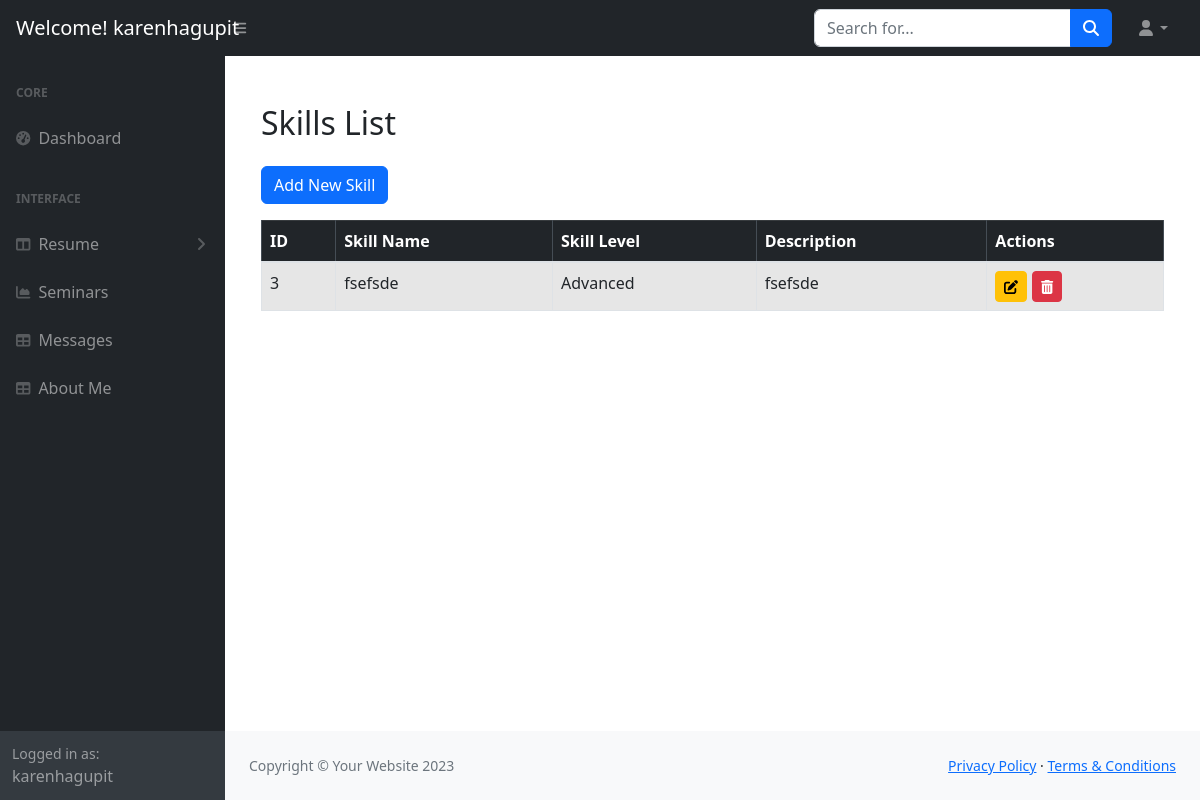
The app's page /dashboard/dashboard/dash_skills.php (signed in) with its own data.
### tables this page shows
CREATE TABLE `skills` (
  `id` int(11) NOT NULL,
  `skill_name` varchar(100) NOT NULL,
  `skill_level` enum('Beginner','Intermediate','Advanced','Expert') NOT NULL,
  `description` text DEFAULT NULL
);

### dashboard/dashboard/dash_skills.php (the view, shortened to what this page needs)
<?php
$servername = "localhost";
$username = "root";
$password = "";
$dbname = "karensporfolio";
$conn = new mysqli($servername, $username, $password, $dbname);
$sql = "SELECT * FROM skills";
$result = $conn->query($sql);
$username = $_SESSION['user'];
?>
<!DOCTYPE html>
<html lang="en">
    <head>
        <link href="https://cdn.jsdelivr.net/npm/simple-datatables@7.1.2/dist/style.min.css" rel="stylesheet" />
        <link rel="stylesheet" href="https://maxcdn.bootstrapcdn.com/bootstrap/4.5.2/css/bootstrap.min.css">
        <link href="css/styles.css" rel="stylesheet" />
    </head>
    <body class="sb-nav-fixed">
        <nav class="sb-topnav navbar navbar-expand navbar-dark bg-dark">
            <a class="navbar-brand ps-3" href="index.html">Welcome! <?php echo htmlspecialchars($username); ?></h1></a>
            <button class="btn btn-link btn-sm order-1 order-lg-0 me-4 me-lg-0" id="sidebarToggle" href="#!"><i class="fas fa-bars"></i></button>
            <form class="d-none d-md-inline-block form-inline ms-auto me-0 me-md-3 my-2 my-md-0">
                <div class="input-group">
                    <input class="form-control" type="text" placeholder="Search for..." aria-label="Search for..." aria-describedby="btnNavbarSearch" />
                    <button class="btn btn-primary" id="btnNavbarSearch" type="button"><i class="fas fa-search"></i></button>
                </div>
            </form>
            <ul class="navbar-nav ms-auto ms-md-0 me-3 me-lg-4">
                <li class="nav-item dropdown">
                    <a class="nav-link dropdown-toggle" id="navbarDropdown" href="#" role="button" data-bs-toggle="dropdown" aria-expanded="false"><i class="fas fa-user fa-fw"></i></a>
                </li>
            </ul>
        </nav>
        <div id="layoutSidenav">
            <div id="layoutSidenav_nav">
                <nav class="sb-sidenav accordion sb-sidenav-dark" id="sidenavAccordion">
                    <div class="sb-sidenav-menu">
                        <div class="nav">
                            <div class="sb-sidenav-menu-heading">Core</div>
                            <a class="nav-link" href="dashboard.php">
                                <div class="sb-nav-link-icon"><i class="fas fa-tachometer-alt"></i></div>
                                Dashboard
                            </a>
                            <div class="sb-sidenav-menu-heading">Interface</div>
                            <a class="nav-link collapsed" href="#" data-bs-toggle="collapse" data-bs-target="#collapseLayouts" aria-expanded="false" aria-controls="collapseLayouts">
                                <div class="sb-nav-link-icon"><i class="fas fa-columns"></i></div>
                                Resume
                                <div class="sb-sidenav-collapse-arrow"><i class="fas fa-angle-down"></i></div>
                            </a>
                            <a class="nav-link" href="dash_seminar.php">
                                <div class="sb-nav-link-icon"><i class="fas fa-chart-area"></i></div>
                                Seminars
                            </a>
                            <a class="nav-link" href="message.php">
                                <div class="sb-nav-link-icon"><i class="fas fa-table"></i></div>
                                Messages
                            </a>
                            <a class="nav-link" href="dash_about.php">
                                <div class="sb-nav-link-icon"><i class="fas fa-table"></i></div>
                                About Me
                            </a>
                        </div>
                    </div>
                    <div class="sb-sidenav-footer">
                        <div class="small">Logged in as:</div>
                        <?php echo htmlspecialchars($username); ?>
                    </div>
                </nav>
            </div>
            <div id="layoutSidenav_content">
                <main>
                    <div class="container-fluid px-4">
                        <div class="container mt-5">
        <h2 class="mb-4">Skills List</h2>
        <a href="add_skills.php" class="btn btn-primary mb-3">Add New Skill</a>
        <table class="table table-striped table-hover table-bordered">
            <thead class="table-dark">
                <tr>
                    <th>ID</th>
                    <th>Skill Name</th>
                    <th>Skill Level</th>
                    <th>Description</th>
                    <th>Actions</th>
                </tr>
            </thead>
            <tbody>
                <?php
                if ($result->num_rows > 0) {
                    while($row = $result->fetch_assoc()) {
                        echo "<tr>
                            <td>".$row["id"]."</td>
                            <td>".$row["skill_name"]."</td>
                            <td>".$row["skill_level"]."</td>
                            <td>".$row["description"]."</td>
                            <td>
                              <a href='edit_skills.php?id=" . $row["id"] . "' class='btn btn-sm btn-warning'>
                                        <i class='fas fa-edit'></i>
                                    </a>
                                <a href='delete_skills.php?id=" . $row["id"] . "' class='btn btn-sm btn-danger' onclick='return confirm(\"Are you sure?\")'>
                                        <i class='fas fa-trash-alt'></i>
                                    </a>
                        </tr>";
                    }
                } else {
                    echo "<tr><td colspan='5'>No records found</td></tr>";
                }
                ?>
            </tbody>
        </table>
    </div>
                </main>
                <footer class="py-4 bg-light mt-auto">
                    <div class="container-fluid px-4">
                        <div class="d-flex align-items-center justify-content-between small">
                            <div class="text-muted">Copyright &copy; Your Website 2023</div>
                            <div>
                                <a href="#">Privacy Policy</a>
                                &middot;
                                <a href="#">Terms &amp; Conditions</a>
                            </div>
                        </div>
                    </div>
                </footer>
            </div>
        </div>
    </body>
</html>

### records on screen
skills: id "3", skill_name "fsefsde", skill_level "Advanced", description "fsefsde"

### other values on screen
$username "karenhagupit"
